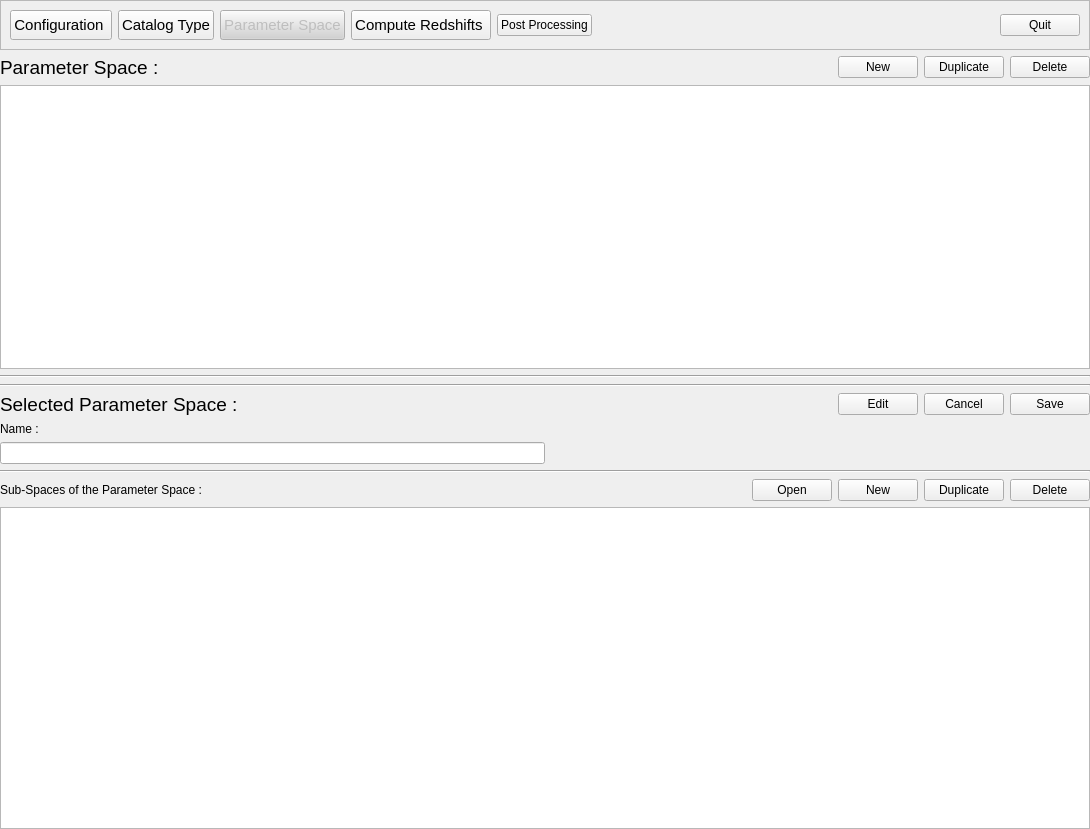
<?xml version="1.0" encoding="UTF-8"?>
<ui version="4.0">
 <class>Euclid::PhzQtUI::FormModelSet</class>
 <widget class="QWidget" name="Euclid::PhzQtUI::FormModelSet">
  <property name="geometry">
   <rect>
    <x>0</x>
    <y>0</y>
    <width>1090</width>
    <height>829</height>
   </rect>
  </property>
  <property name="windowTitle">
   <string>Form</string>
  </property>
  <layout class="QVBoxLayout" name="verticalLayout_2">
   <property name="margin">
    <number>0</number>
   </property>
   <item>
    <widget class="QFrame" name="frm_nav">
     <property name="frameShape">
      <enum>QFrame::StyledPanel</enum>
     </property>
     <property name="frameShadow">
      <enum>QFrame::Raised</enum>
     </property>
     <layout class="QHBoxLayout" name="horizontalLayout_17">
      <item>
       <widget class="QPushButton" name="btn_ToOption">
        <property name="enabled">
         <bool>true</bool>
        </property>
        <property name="minimumSize">
         <size>
          <width>0</width>
          <height>30</height>
         </size>
        </property>
        <property name="font">
         <font>
          <pointsize>11</pointsize>
         </font>
        </property>
        <property name="toolTip">
         <string>&lt;html&gt;&lt;head/&gt;&lt;body&gt;&lt;p&gt;Working directory path definition, Auxiliary data management and Cosmological parameters definition.&lt;/p&gt;&lt;/body&gt;&lt;/html&gt;</string>
        </property>
        <property name="text">
         <string>Configuration </string>
        </property>
       </widget>
      </item>
      <item>
       <widget class="QPushButton" name="btn_ToCatalog">
        <property name="enabled">
         <bool>true</bool>
        </property>
        <property name="minimumSize">
         <size>
          <width>0</width>
          <height>30</height>
         </size>
        </property>
        <property name="font">
         <font>
          <pointsize>11</pointsize>
         </font>
        </property>
        <property name="toolTip">
         <string>Define the Mapping between the catalog file(s) columns and the filters</string>
        </property>
        <property name="text">
         <string>Catalog Type</string>
        </property>
       </widget>
      </item>
      <item>
       <widget class="QPushButton" name="btn_ToModel">
        <property name="enabled">
         <bool>false</bool>
        </property>
        <property name="minimumSize">
         <size>
          <width>0</width>
          <height>30</height>
         </size>
        </property>
        <property name="font">
         <font>
          <pointsize>11</pointsize>
         </font>
        </property>
        <property name="toolTip">
         <string>Specify the parameter space for the creation of model grid.</string>
        </property>
        <property name="styleSheet">
         <string notr="true">background-color: rgb(210, 210, 210)</string>
        </property>
        <property name="text">
         <string>Parameter Space</string>
        </property>
       </widget>
      </item>
      <item>
       <widget class="QPushButton" name="btn_ToAnalysis">
        <property name="minimumSize">
         <size>
          <width>0</width>
          <height>30</height>
         </size>
        </property>
        <property name="font">
         <font>
          <pointsize>11</pointsize>
         </font>
        </property>
        <property name="toolTip">
         <string>&lt;html&gt;&lt;head/&gt;&lt;body&gt;&lt;p&gt;Compute the model grid, calculate photometric correction, specify luminosity prior and run template fitting in order to produce photo-z catalog.&lt;/p&gt;&lt;/body&gt;&lt;/html&gt;</string>
        </property>
        <property name="text">
         <string>Compute Redshifts </string>
        </property>
       </widget>
      </item>
      <item>
       <widget class="QPushButton" name="btn_ToPP">
        <property name="text">
         <string>Post Processing</string>
        </property>
       </widget>
      </item>
      <item>
       <spacer name="horizontalSpacer_9">
        <property name="orientation">
         <enum>Qt::Horizontal</enum>
        </property>
        <property name="sizeHint" stdset="0">
         <size>
          <width>40</width>
          <height>20</height>
         </size>
        </property>
       </spacer>
      </item>
      <item>
       <widget class="QPushButton" name="btn_exit">
        <property name="text">
         <string>Quit</string>
        </property>
       </widget>
      </item>
     </layout>
    </widget>
   </item>
   <item>
    <layout class="QVBoxLayout" name="verticalLayout">
     <item>
      <layout class="QHBoxLayout" name="horizontalLayout_3">
       <item>
        <widget class="QLabel" name="label_3">
         <property name="font">
          <font>
           <pointsize>14</pointsize>
          </font>
         </property>
         <property name="text">
          <string>Parameter Space :</string>
         </property>
        </widget>
       </item>
       <item>
        <spacer name="horizontalSpacer_5">
         <property name="orientation">
          <enum>Qt::Horizontal</enum>
         </property>
         <property name="sizeHint" stdset="0">
          <size>
           <width>40</width>
           <height>20</height>
          </size>
         </property>
        </spacer>
       </item>
       <item>
        <widget class="QPushButton" name="btn_SetNew">
         <property name="text">
          <string>New</string>
         </property>
        </widget>
       </item>
       <item>
        <widget class="QPushButton" name="btn_SetDuplicate">
         <property name="text">
          <string>Duplicate</string>
         </property>
        </widget>
       </item>
       <item>
        <widget class="QPushButton" name="btn_SetDelete">
         <property name="text">
          <string>Delete</string>
         </property>
        </widget>
       </item>
      </layout>
     </item>
     <item>
      <widget class="ModelSetTable" name="tableView_Set">
       <property name="editTriggers">
        <set>QAbstractItemView::NoEditTriggers</set>
       </property>
       <property name="showDropIndicator" stdset="0">
        <bool>false</bool>
       </property>
       <property name="dragDropOverwriteMode">
        <bool>false</bool>
       </property>
       <property name="selectionMode">
        <enum>QAbstractItemView::SingleSelection</enum>
       </property>
       <property name="selectionBehavior">
        <enum>QAbstractItemView::SelectRows</enum>
       </property>
       <property name="sortingEnabled">
        <bool>true</bool>
       </property>
       <attribute name="verticalHeaderVisible">
        <bool>false</bool>
       </attribute>
       <attribute name="verticalHeaderHighlightSections">
        <bool>false</bool>
       </attribute>
      </widget>
     </item>
     <item>
      <widget class="Line" name="line_3">
       <property name="orientation">
        <enum>Qt::Horizontal</enum>
       </property>
      </widget>
     </item>
    </layout>
   </item>
   <item>
    <widget class="Line" name="line_5">
     <property name="orientation">
      <enum>Qt::Horizontal</enum>
     </property>
    </widget>
   </item>
   <item>
    <layout class="QHBoxLayout" name="horizontalLayout_4">
     <item>
      <widget class="QLabel" name="label_4">
       <property name="font">
        <font>
         <pointsize>14</pointsize>
        </font>
       </property>
       <property name="text">
        <string>Selected Parameter Space :</string>
       </property>
      </widget>
     </item>
     <item>
      <spacer name="horizontalSpacer_6">
       <property name="orientation">
        <enum>Qt::Horizontal</enum>
       </property>
       <property name="sizeHint" stdset="0">
        <size>
         <width>40</width>
         <height>20</height>
        </size>
       </property>
      </spacer>
     </item>
     <item>
      <widget class="QPushButton" name="btn_SetEdit">
       <property name="text">
        <string>Edit</string>
       </property>
      </widget>
     </item>
     <item>
      <widget class="QPushButton" name="btn_SetCancel">
       <property name="text">
        <string>Cancel</string>
       </property>
      </widget>
     </item>
     <item>
      <widget class="QPushButton" name="btn_SetSave">
       <property name="text">
        <string>Save</string>
       </property>
      </widget>
     </item>
    </layout>
   </item>
   <item>
    <layout class="QHBoxLayout" name="horizontalLayout_6">
     <item>
      <layout class="QVBoxLayout" name="verticalLayout_5">
       <item>
        <widget class="QLabel" name="label_6">
         <property name="text">
          <string>Name :</string>
         </property>
        </widget>
       </item>
       <item>
        <widget class="QLineEdit" name="txt_SetName"/>
       </item>
      </layout>
     </item>
     <item>
      <spacer name="horizontalSpacer_8">
       <property name="orientation">
        <enum>Qt::Horizontal</enum>
       </property>
       <property name="sizeHint" stdset="0">
        <size>
         <width>40</width>
         <height>20</height>
        </size>
       </property>
      </spacer>
     </item>
    </layout>
   </item>
   <item>
    <widget class="Line" name="line">
     <property name="orientation">
      <enum>Qt::Horizontal</enum>
     </property>
    </widget>
   </item>
   <item>
    <layout class="QHBoxLayout" name="horizontalLayout_5">
     <item>
      <widget class="QLabel" name="label_5">
       <property name="text">
        <string>Sub-Spaces of the Parameter Space :</string>
       </property>
      </widget>
     </item>
     <item>
      <spacer name="horizontalSpacer_7">
       <property name="orientation">
        <enum>Qt::Horizontal</enum>
       </property>
       <property name="sizeHint" stdset="0">
        <size>
         <width>40</width>
         <height>20</height>
        </size>
       </property>
      </spacer>
     </item>
     <item>
      <widget class="QPushButton" name="btn_open_region">
       <property name="text">
        <string>Open</string>
       </property>
      </widget>
     </item>
     <item>
      <widget class="QPushButton" name="btn_new_region">
       <property name="text">
        <string>New</string>
       </property>
      </widget>
     </item>
     <item>
      <widget class="QPushButton" name="btn_duplicate_region">
       <property name="text">
        <string>Duplicate</string>
       </property>
      </widget>
     </item>
     <item>
      <widget class="QPushButton" name="btn_delete_region">
       <property name="text">
        <string>Delete</string>
       </property>
      </widget>
     </item>
    </layout>
   </item>
   <item>
    <widget class="ParameterRuleTable" name="tableView_ParameterRule">
     <property name="editTriggers">
      <set>QAbstractItemView::NoEditTriggers</set>
     </property>
     <property name="showDropIndicator" stdset="0">
      <bool>false</bool>
     </property>
     <property name="dragDropOverwriteMode">
      <bool>false</bool>
     </property>
     <property name="selectionMode">
      <enum>QAbstractItemView::NoSelection</enum>
     </property>
     <property name="sortingEnabled">
      <bool>true</bool>
     </property>
     <attribute name="verticalHeaderVisible">
      <bool>false</bool>
     </attribute>
     <attribute name="verticalHeaderHighlightSections">
      <bool>false</bool>
     </attribute>
    </widget>
   </item>
  </layout>
 </widget>
 <customwidgets>
  <customwidget>
   <class>ParameterRuleTable</class>
   <extends>QTableView</extends>
   <header>PhzQtUI/ParameterRuleTable.h</header>
  </customwidget>
  <customwidget>
   <class>ModelSetTable</class>
   <extends>QTableView</extends>
   <header>PhzQtUI/ModelSetTable.h</header>
  </customwidget>
 </customwidgets>
 <resources/>
 <connections/>
</ui>
